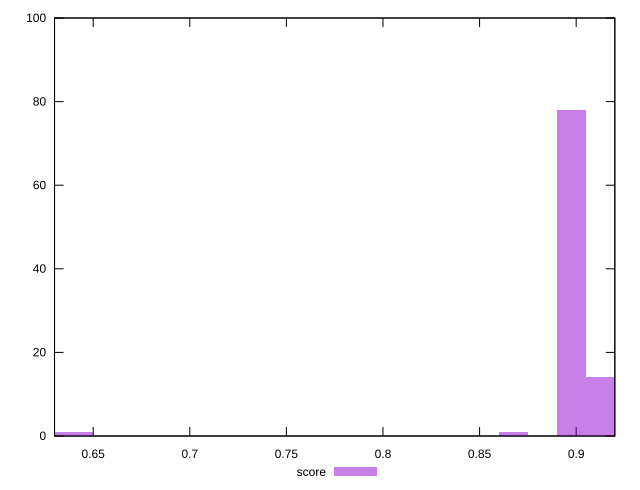

Source code (gnuplot):
reset

$score <<EOF
0.8675371753387797 1
0.8974522503504618 78
0.9273673253621438 5
0.9124097878563029 14
0.6431741127511643 1
0.6282165752453233 1
EOF

set key outside below
set boxwidth 0.01495753750584103
set xrange [0.63:0.92]
set yrange [0:100]
set trange [0:100]
set style fill transparent solid 0.5 noborder
set terminal svg size 640, 490 enhanced background rgb 'white'
set output "report_00018_2021-02-10T15-25-16.877Z/interactive/samples/pages+cached+noadtech+nomedia/score/histogram.svg"

plot $score title "score" with boxes

reset
